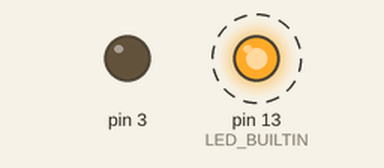
A sketch run on a simulated Arduino Mega 2560, built with avr-gcc and run on an emulated ATmega2560. Parts: output pins drawn as LEDs (lit = HIGH). Dashed ring = blinking.

Above: at 3.0 s.
Timing chart, 0 to 7.1 s (numbered marks = the images above):
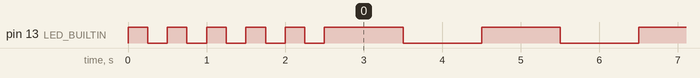

Measured:
- by itself, pin 13 (LED_BUILTIN): goes 4 × (LOW 0.25 s, HIGH 0.25 s), LOW 0.25 s, 63 × (HIGH 1.0 s, LOW 1.0 s), HIGH 1.0 s, then LOW

The sketch:

NanoA.ino
```cpp
// NANA A - LOCAL LED LIGHT - MASTER
// enable output after short delay setup serial

class Carrage {
public:
  int seqNo = 361;

  Carrage(int x) {

  }

  void updateSeq() {
    if (seqNo == 361) {
      seqNo = 0;
    } else if (seqNo == 360) {
      seqNo = 0;
    } else {
      seqNo++;
    }
  }

  void stx() {
    // start of tex message
    Serial1.println("start of text");
  }

  void addr() {
    // the address, what device is this?
    Serial1.println("address");
  }

  void seq() {
    // the sequence of the message
    Serial1.println(seqNo);
    updateSeq();
  }

  void etx() {
    // end of text message
    Serial1.println("end of text");
  }

  void sendData(String s) {
    stx();
    addr();
    seq();
    Serial1.println(s);
    etx();
  }
};


class DoorControl : public Carrage {


public:

  bool doorIsOpen;
  bool recievingOpenSignal;
  int address;
  int8_t sequence = 255;
  int doorPin;
  int buttonPin;

  DoorControl(int x, int y): Carrage(doorPin){
    // constructor
    doorPin = x;
    buttonPin = y;
  }

  int readButton() {
    return digitalRead(buttonPin);
  }

  void openDoor() {
    // opens the door
    digitalWrite(doorPin, LOW);
  }

  void closeDoor() {
    // locks the door
    digitalWrite(doorPin, HIGH);
  }
};

DoorControl nano(3, 4);

void setup() {
  // make the built in an output
  pinMode(LED_BUILTIN, OUTPUT);

  char startFlash = 0;  // flash test onboard
  while (startFlash <= 4) {
    startFlash++;
    digitalWrite(LED_BUILTIN, HIGH);
    delay(250);
    digitalWrite(LED_BUILTIN, LOW);
    delay(250);
  }

  digitalWrite(LED_BUILTIN, LOW);  // cleanup and run
  Serial.begin(9600);              // initialize serial:
  Serial1.begin(9600);


  pinMode(nano.doorPin, OUTPUT);
  pinMode(nano.buttonPin, INPUT);
}


void loop() {                       // the loop function runs over and over again forever
  digitalWrite(LED_BUILTIN, HIGH);  // turn the LED on (HIGH is the voltage level)
  Serial1.println("h");             // Send a Serial ON to NANO B
  delay(1000);                      // wait for a second

  nano.sendData("message");


  digitalWrite(LED_BUILTIN, LOW);  // turn the LED off by making the voltage LOW
  Serial1.println("i");            // Send a Serial OFF to NANO B
  delay(1000);                     // wait for a second
}
```
